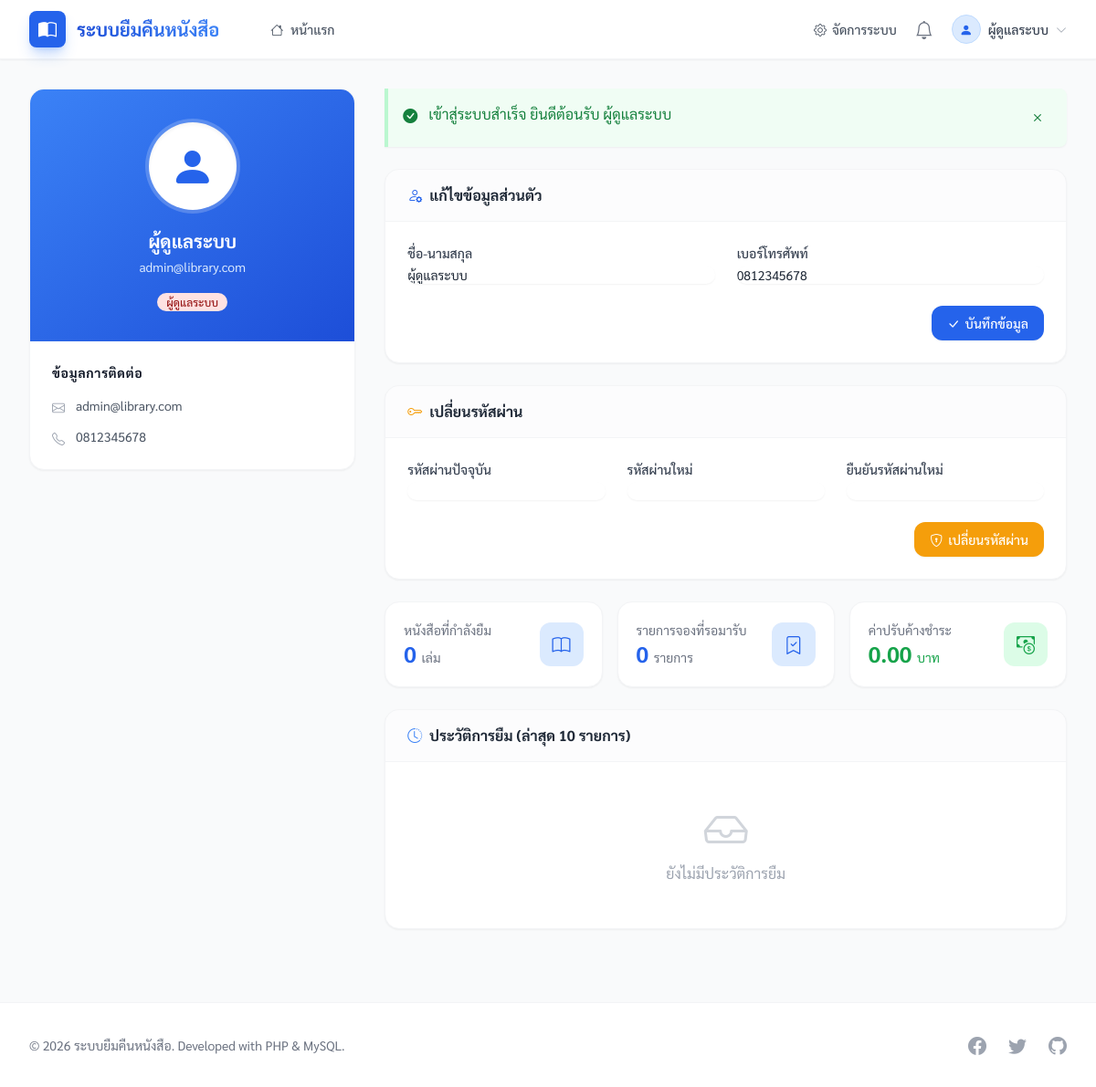
The app's page /profile.php (signed in) with its own data.
### tables this page shows
CREATE TABLE IF NOT EXISTS `users` (
    `id` INT AUTO_INCREMENT PRIMARY KEY,
    `name` VARCHAR(100) NOT NULL COMMENT 'ชื่อ-นามสกุล',
    `email` VARCHAR(100) NOT NULL UNIQUE COMMENT 'อีเมล',
    `password` VARCHAR(255) NOT NULL COMMENT 'รหัสผ่าน (bcrypt)',
    `phone` VARCHAR(20) DEFAULT NULL COMMENT 'เบอร์โทรศัพท์',
    `role` ENUM('member', 'admin', 'staff') NOT NULL DEFAULT 'member' COMMENT 'บทบาท',
    `must_change_password` TINYINT(1) NOT NULL DEFAULT 0 COMMENT '1 = ต้องเปลี่ยนรหัสผ่านก่อนใช้งาน (ตั้งตอนนำเข้า/admin สร้างให้)',
    `created_at` DATETIME DEFAULT CURRENT_TIMESTAMP,
    `updated_at` DATETIME DEFAULT CURRENT_TIMESTAMP ON UPDATE CURRENT_TIMESTAMP,
    INDEX `idx_email` (`email`),
    INDEX `idx_role` (`role`)
);

### profile.php (the view, shortened to what the rows shown need)
<?php
require_once __DIR__ . '/includes/header.php';
?>
<div class="max-w-7xl mx-auto px-4 sm:px-6 lg:px-8 py-8">
    <div class="grid grid-cols-1 lg:grid-cols-3 gap-8">
        <div class="lg:col-span-1">
            <div class="bg-white rounded-2xl shadow-sm border border-gray-100 overflow-hidden sticky top-24">
                <div class="bg-gradient-to-br from-primary-500 to-primary-700 px-6 py-8 text-center">
                    <div class="inline-block p-1 rounded-full bg-white/20 backdrop-blur-sm mb-4">
                        <div class="h-24 w-24 rounded-full bg-white flex items-center justify-center text-primary-600 text-5xl shadow-inner">
                        </div>
                    </div>
                    <h2 class="text-xl font-bold text-white"><?= e($user['name']) ?></h2>
                    <p class="text-primary-100 text-sm mt-1"><?= e($user['email']) ?></p>
                    <div class="mt-4">
                        <span class="inline-flex items-center px-2.5 py-0.5 rounded-full text-xs font-medium <?= $user['role'] === 'admin' ? 'bg-red-100 text-red-800' : 'bg-primary-800/50 text-white' ?>">
                        </span>
                    </div>
                </div>
                <div class="p-6">
                    <ul class="space-y-3 text-sm">
                        <li class="flex items-start">
                            <i class="bi bi-envelope text-gray-400 mr-3 mt-0.5"></i>
                            <span class="text-gray-600"><?= e($user['email']) ?></span>
                        </li>
                        <li class="flex items-start">
                            <i class="bi bi-telephone text-gray-400 mr-3 mt-0.5"></i>
                            <span class="text-gray-600"><?= e($user['phone'] ?: '-') ?></span>
                        </li>
                    </ul>
                </div>
            </div>
        </div>
        <div class="lg:col-span-2 space-y-6">
            <div class="bg-white rounded-2xl shadow-sm border border-gray-100 overflow-hidden">
                <div class="p-6">
                    <form method="POST">
                        <div class="grid grid-cols-1 md:grid-cols-2 gap-6 mb-6">
                            <div>
                                <label for="name" class="block text-sm font-medium text-gray-700 mb-1">ชื่อ-นามสกุล</label>
                                <input type="text" id="name" name="name" value="<?= e($user['name']) ?>" required
                                       class="block w-full rounded-xl border-gray-300 shadow-sm focus:border-primary-500 focus:ring-primary-500 sm:text-sm">
                            </div>
                            <div>
                                <label for="phone" class="block text-sm font-medium text-gray-700 mb-1">เบอร์โทรศัพท์</label>
                                <input type="tel" id="phone" name="phone" value="<?= e($user['phone'] ?? '') ?>"
                                       class="block w-full rounded-xl border-gray-300 shadow-sm focus:border-primary-500 focus:ring-primary-500 sm:text-sm">
                            </div>
                        </div>
                    </form>
                </div>
            </div>
        </div>
    </div>
</div>
<?php require_once __DIR__ . '/includes/footer.php'; ?>

### includes/header.php (shortened to what the rows shown need)
<?php
require_once __DIR__ . '/functions.php';
$user = isLoggedIn() ? getCurrentUser() : null;
?>
<!DOCTYPE html>
<html lang="th">
<head>
    <link href="<?= APP_URL ?>/assets/vendor/fonts/sarabun.css" rel="stylesheet">
    <link rel="stylesheet" href="<?= APP_URL ?>/assets/vendor/bootstrap-icons/bootstrap-icons.css">
    <script src="<?= APP_URL ?>/assets/vendor/tailwind/tailwind.js"></script>
</head>
<body class="bg-gray-50 text-gray-800 font-sans antialiased flex flex-col min-h-screen">
    <nav class="bg-white shadow-sm sticky top-0 z-50 border-b border-gray-100">
        <div class="max-w-7xl mx-auto px-4 sm:px-6 lg:px-8">
            <div class="flex justify-between h-16">
                <div class="hidden md:flex items-center space-x-4">
                    <?php if (isLoggedIn()): ?>
                        <?php if (isAdmin() || isStaff()): ?>
                            <a href="<?= APP_URL ?>/admin/" class="text-gray-600 hover:text-primary-600 font-medium text-sm flex items-center transition-colors">
                                <i class="bi bi-gear mr-1.5"></i>จัดการระบบ
                            </a>
                        <?php endif; ?>
                        <div class="relative">
                            <button type="button"
                                    onclick="event.stopPropagation(); document.getElementById('member-alerts').classList.toggle('hidden')"
                                    class="text-gray-500 hover:text-primary-600 transition-colors relative p-1"
                                    aria-label="การแจ้งเตือนของฉัน">
                                <i class="bi bi-bell text-xl"></i>
                            </button>
                        </div>
                        <div class="relative group ml-3">
                            <button type="button" class="flex items-center space-x-2 text-sm font-medium text-gray-700 hover:text-primary-600 focus:outline-none transition-colors">
                                <span class="w-8 h-8 rounded-full bg-primary-100 text-primary-600 flex items-center justify-center border border-primary-200">
                                    <i class="bi bi-person-fill"></i>
                                </span>
                                <span><?= e($user['name'] ?? 'ผู้ใช้') ?></span>
                                <i class="bi bi-chevron-down text-xs text-gray-400 group-hover:text-primary-500 transition-colors"></i>
                            </button>
                        </div>
                    <?php endif; ?>
                </div>
            </div>
        </div>
    </nav>
    <main class="flex-grow">

### records on screen
users: name "ผู้ดูแลระบบ", email "admin@library.com", phone "0812345678"

### other values on screen
$content "เข้าสู่ระบบสำเร็จ ยินดีต้อนรับ ผู้ดูแลระบบ"
$activeBorrows "0"
count($pendingReservations) "0"
$totalUnpaidAmount "0.00"
APP_NAME "ระบบยืมคืนหนังสือ"
